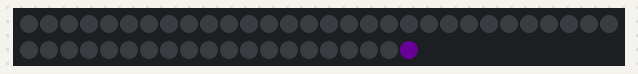
Recording of a sketch running on a simulated Arduino Uno, built with avr-gcc and run on an emulated ATmega328P. Parts: 50 RGB LEDs in strip order, left to right, continuing on the next row. Dim RGB values are drawn brighter than linear; random numbers use the default seed unless the sketch sets one.

Above: at 0.15 s.
At 5.55 s:
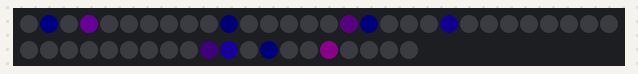
At 9.99 s:
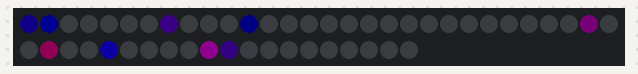
At 20.14 s:
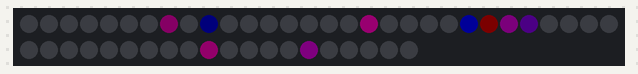
At 30.29 s:
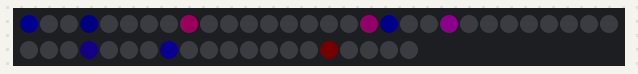
At 39.81 s:
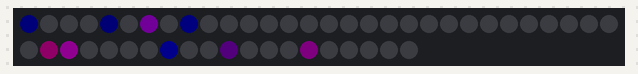

The sketch:

sketch_starrynight2.ino
```cpp
#include "FastLED.h"

#define NUM_LEDS 50
#define DATA_PIN 6
#define CLOCK_PIN 5

CRGB leds[NUM_LEDS];

void setup() {
  FastLED.addLeds<WS2801, DATA_PIN, CLOCK_PIN, RGB>(leds, NUM_LEDS);
  FastLED.setBrightness(255);
  Serial.begin(9600);
}

void loop() {
  for(int i = 0; i < NUM_LEDS; i++) {
    leds[random(NUM_LEDS)] = CHSV(random(160, 224), 255, 100);
    FastLED.show();
    delay(20);
    fadeToBlackBy(leds, NUM_LEDS, 50);
  }
}
```
